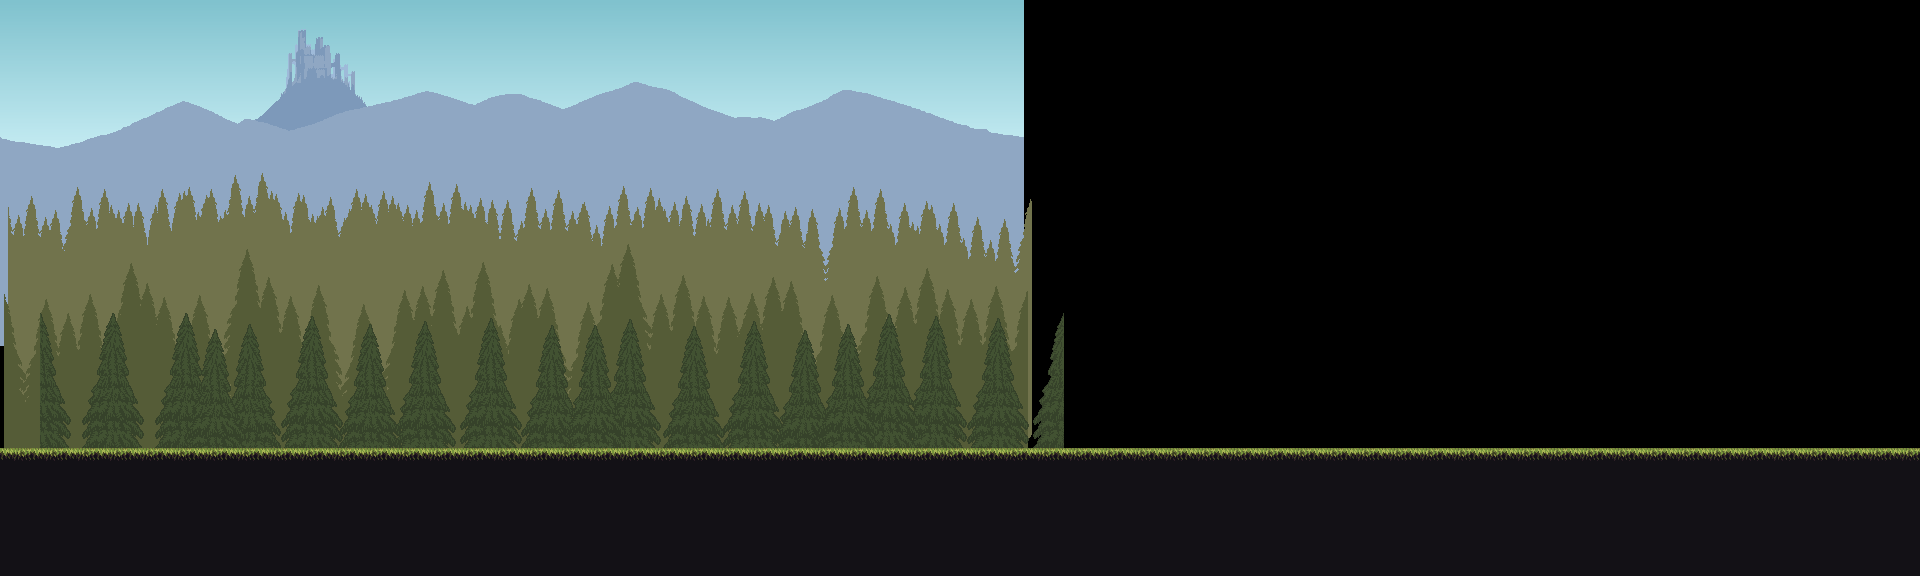

The image is a tile-based game level rendered from a .tmx file. Its description and source (layers, tilesets, objects; grid data summarised) follow:
An orthogonal 60x18 tile map with 32x32 px tiles, 2 tile layers (platform, decoration), 4 tilesets, 6 image layers and 7 objects (player_spawn, lantern_1, lantern_2, lantern_3, lantern_4, ...).

<map version="1.10" tiledversion="1.11.2" orientation="orthogonal" renderorder="right-down" width="60" height="18" tilewidth="32" tileheight="32" infinite="0" nextlayerid="12" nextobjectid="9">
 <tileset firstgid="1" name="Floor_Tiles2" tilewidth="32" tileheight="32" tilecount="162" columns="9">
  <image source="../../../tiles/GandalfHardcore_FREE_Platformer_Assets/Floor_Tiles2.png" trans="ff00ff" width="288" height="576" />
 </tileset>
 <tileset firstgid="163" name="Lamp Post 2 TALL" tilewidth="32" tileheight="32" tilecount="16" columns="2">
  <image source="Lamp-Posts-Bronze/Lamp-Post-2-TALL.png" trans="ff00ff" width="70" height="272" />
 </tileset>
 <tileset firstgid="179" name="Lamp Post 2 SHORT" tilewidth="32" tileheight="32" tilecount="5" columns="1">
  <image source="Lamp-Posts-Bronze/Lamp-Post-2-SHORT.png" trans="ff00ff" width="52" height="176" />
 </tileset>
 <tileset firstgid="184" name="LampPostsShort" tilewidth="1" tileheight="1" tilecount="0" columns="0" />
 <imagelayer id="7" name="bg_layer_05_distant" tintcolor="#d2263653" parallaxx="0.1" repeatx="1" repeaty="1">
  <image source="../../../tiles/GandalfHardcore_FREE_Platformer_Assets/GandalfHardcore_Background_layers/Normal_BG/GandalfHardcore_Background_layers_layer_5.png" width="1024" height="346" />
 </imagelayer>
 <imagelayer id="6" name="bg_layer_00_castle" tintcolor="#c81f2f4c" parallaxx="0.1" repeatx="1">
  <image source="../../../tiles/GandalfHardcore_FREE_Platformer_Assets/GandalfHardcore_Background_layers/Normal_BG/Background_Castle.png" width="1024" height="346" />
 </imagelayer>
 <imagelayer id="5" name="bg_layer_04_mid" tintcolor="#c81f2f4c" parallaxx="0.1" repeatx="1">
  <image source="../../../tiles/GandalfHardcore_FREE_Platformer_Assets/GandalfHardcore_Background_layers/Normal_BG/GandalfHardcore_Background_layers_layer_4.png" width="1024" height="346" />
 </imagelayer>
 <imagelayer id="4" name="bg_layer_03_close" tintcolor="#be142033" offsetx="8" offsety="94" parallaxx="0.4" repeatx="1">
  <image source="../../../tiles/GandalfHardcore_FREE_Platformer_Assets/GandalfHardcore_Background_layers/Normal_BG/GandalfHardcore_Background_layers_layer_3.png" width="1024" height="346" />
 </imagelayer>
 <imagelayer id="3" name="bg_layer_02_near" tintcolor="#b9142033" offsetx="4" offsety="186" parallaxx="0.7" repeatx="1">
  <image source="../../../tiles/GandalfHardcore_FREE_Platformer_Assets/GandalfHardcore_Background_layers/Normal_BG/GandalfHardcore_Background_layers_layer_2.png" width="1024" height="346" />
 </imagelayer>
 <imagelayer id="2" name="bg_layer_01_floor" tintcolor="#c8101827" offsetx="40" offsety="232" parallaxx="0.9" repeatx="1">
  <image source="../../../tiles/GandalfHardcore_FREE_Platformer_Assets/GandalfHardcore_Background_layers/Normal_BG/GandalfHardcore_Background_layers_layer_1.png" width="1024" height="346" />
 </imagelayer>
 <layer id="1" name="platform" width="60" height="18">
  <data>[1080 cells, 244 non-empty, 3 distinct tile ids]</data>
 </layer>
 <layer id="11" name="decoration" width="60" height="18">
  <data>[1080 cells, 0 non-empty, 0 distinct tile ids]</data>
 </layer>
 <objectgroup id="8" name="Objects">
  <object id="1" name="player_spawn" x="96" y="448">
   <point />
  </object>
  <object id="2" name="lantern_1" x="360" y="384">
   <point />
  </object>
  <object id="3" name="lantern_2" x="660" y="352">
   <point />
  </object>
  <object id="4" name="lantern_3" x="960" y="384">
   <point />
  </object>
  <object id="5" name="lantern_4" x="1260" y="352">
   <point />
  </object>
  <object id="6" name="array_gate" x="1500" y="384">
   <point />
  </object>
 </objectgroup>
 <objectgroup id="9" name="Hazards" />
 <objectgroup id="10" name="Triggers">
  <object id="8" name="level_exit" x="1770" y="384">
   <point />
  </object>
 </objectgroup>
</map>
